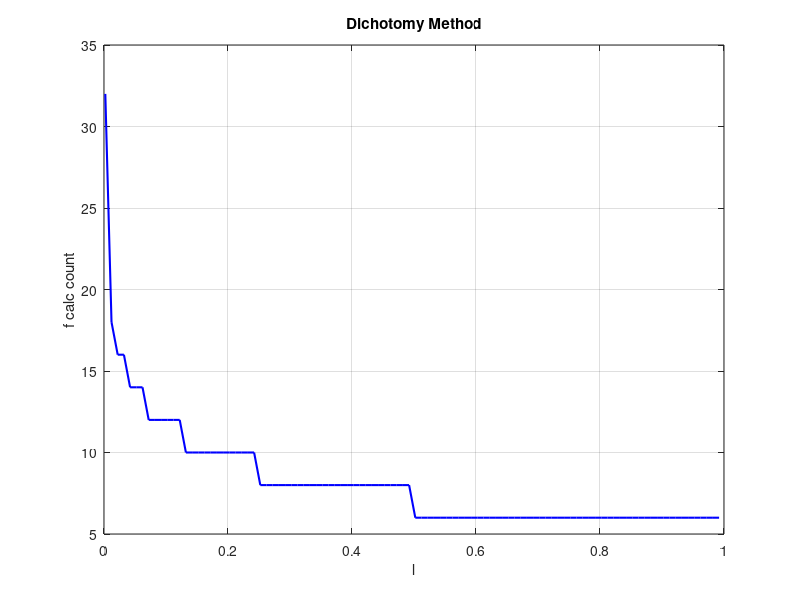

Write the MATLAB code that produced this figure.
% Define f1(x)
f1 = @(x) (x - 2)^2 + x * log(x + 3);
% Define f2(x)
f2 = @(x) exp(-2 * x) + (x - 2)^2;
% Define f3(x)
f3 = @(x) exp(x) * (x^3 - 1) + (x - 1) * sin(x);

% Dichotomy method for finding the minimum of a function
% dichotomyFunc(function, l, epsilon)
% l: Desired accuracy
% Epsilon: Tolerance
function y = dichotomyFunc(f,l,epsilon)
    % Initialize the interval and tolerance parameters
    a = -1;
    b = 3;
    fcount = 0;      % Counter for the number of iterations

    % Iterative search
    while (b - a) > l
        % Midpoint of the current interval
        m = (a + b) / 2;
        
        % Calculate x1 and x2 close to the midpoint m
        x1 = m - epsilon;
        x2 = m + epsilon;
        
        % Evaluate function at x1 and x2
        f_x1 = f(x1);
        f_x2 = f(x2);
        
        % Update the interval [a, b] based on function values at x1 and x2
        if f_x1 < f_x2
            b = x2;  % Keep the left half
        else
            a = x1;  % Keep the right half
        end
        fcount = fcount + 2; % here we count function evaluations
    end

    % Output the result
    minimum_x = (a + b) / 2;
    minimum_f = f(minimum_x);

    fprintf('Approximate minimum value: f(%.5f) = %.5f\n', minimum_x, minimum_f);
    fprintf('Interval [a,b]: [%.5f,%.5f]\n', a, b);

    y = fcount;
end

% Function calculation count vs. l
l_values = 0.0021:0.01:1; % The range of l values
fcount_values = zeros(size(l_values)); % Preallocate for efficiency

for idx = 1:length(l_values)
    l = l_values(idx);
    fcount_values(idx) = dichotomyFunc(f3,l,0.001);
end

% Plot
plot(l_values, fcount_values, 'b-', 'LineWidth', 1.5);
xlabel('l');
ylabel('f calc count');
title('Dichotomy Method');
grid on;

